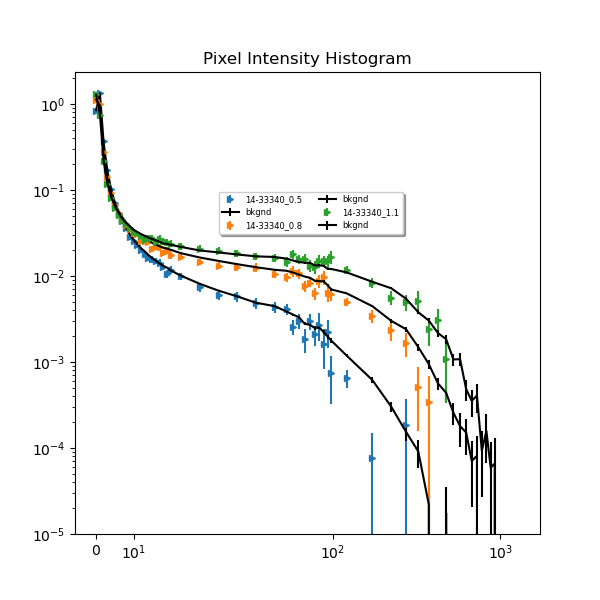
#> input picture images/2d_cgan_hist_best.png, 600 x 600 px; its folder holds only this picture in this run
$ python -i modules_img_analysis.py   (imports and definitions only)   (older library calls are emulated)
#> lines starting #> are read from the running program, lines starting #| are printed output that depends on the picture; after the words box and inside, x2 and y2 are one past the last pixel; in counts of white or black regions, pixels touching at a corner belong together
#!/usr/bin/env python
# coding: utf-8

# # Collection of modules for image analysis
# ### March 13,2020

import numpy as np
import matplotlib.pyplot as plt
# import pandas as pd

import subprocess as sp
import os
import glob
import itertools


from scipy import fftpack
from matplotlib.colors import LogNorm, PowerNorm, Normalize


### Histogram modules
# [47 lines left out: functions f_plot_grid, f_plot_intensity_grid, not called in this run]


def f_batch_histogram(img_arr,bins,norm,hist_range):
    ''' Compute histogram statistics for a batch of images'''

    ## Extracting the range. This is important to ensure that the different histograms are compared correctly
    if hist_range==None : ulim,llim=np.max(img_arr),np.min(img_arr)
    else: ulim,llim=hist_range[1],hist_range[0]
#     print(ulim,llim)
    ### array of histogram of each image
    hist_arr=np.array([np.histogram(arr.flatten(), bins=bins, range=(llim,ulim), density=norm) for arr in img_arr],dtype=object) ## range is important
    hist=np.stack(hist_arr[:,0]) # First element is histogram array
    bin_list=np.stack(hist_arr[:,1]) # Second element is bin value

    ### Compute statistics over histograms of individual images
    mean,err=np.mean(hist,axis=0),np.std(hist,axis=0)/np.sqrt(hist.shape[0])
    bin_edges=bin_list[0]
    centers = (bin_edges[:-1] + bin_edges[1:]) / 2

    return mean,err,centers

# [33 lines left out: function f_pixel_intensity, not called in this run]

def f_compare_pixel_intensity(img_lst,label_lst=['img1','img2'],bkgnd_arr=[],log_scale=True, normalize=True, mode='avg',bins=25, hist_range=None):
    '''
    Module to compute and plot histogram for pixel intensity of images
    Has 2 modes : simple and avg
    simple mode: No errors. Just flatten the input image array and compute histogram of full data
    avg mode(Default) :
        - Compute histogram for each image in the image array
        - Compute errors across each histogram

    bkgnd_arr : histogram of this array is plotting with +/- sigma band
    '''

    norm=normalize # Whether to normalize the histogram

    plt.figure()

    ## Plot background distribution
    if len(bkgnd_arr):
        if mode=='simple':
            hist, bin_edges = np.histogram(bkgnd_arr.flatten(), bins=bins, density=norm, range=hist_range)
            centers = (bin_edges[:-1] + bin_edges[1:]) / 2
            plt.errorbar(centers, hist, color='k',marker='*',linestyle=':', label='bkgnd')

        elif mode=='avg':
            ### Compute histogram for each image.
            mean,err,centers=f_batch_histogram(bkgnd_arr,bins,norm,hist_range)
            plt.plot(centers,mean,linestyle=':',color='k',label='bkgnd')
            plt.fill_between(centers, mean - err, mean + err, color='k', alpha=0.4)

    ### Plot the rest of the datasets
    for img,label,mrkr in zip(img_lst,label_lst,itertools.cycle('o^*sDHPdpx_>')):
        if mode=='simple':
            hist, bin_edges = np.histogram(img.flatten(), bins=bins, density=norm, range=hist_range)
            centers = (bin_edges[:-1] + bin_edges[1:]) / 2
            plt.errorbar(centers, hist, fmt=mrkr+'-', label=label)

        elif mode=='avg':
            ### Compute histogram for each image.
            mean,err,centers=f_batch_histogram(img,bins,norm,hist_range)
#             print('Centers',centers)
            plt.errorbar(centers,mean,yerr=err,fmt=mrkr+'-',label=label)

    if log_scale:
        plt.yscale('log')
        plt.xscale('symlog',linthreshx=50)

    plt.legend()
    plt.xlabel('Pixel value')
    plt.ylabel('Counts')
    plt.title('Pixel Intensity Histogram')


# ## Spectral modules

# <!-- %%latex  -->
# ### Formulae
# Image gives
# $$ I(x,y) $$
#
# Fourier transform
# $$ F(k_x, k_y) = \int \left[ I \ e^{-2 \pi i \bar{x}} \right] dx dy $$
#
# 1D average
# $$ F(k) = \int \left [ d \theta \right]$$

# In[4]:


# [181 lines left out: functions f_get_azimuthalAverage, f_radial_profile, f_get_power_spectrum, f_batch_spectrum, f_compute_spectrum, f_compare_spectrum and 2 more, not called in this run]

def f_batch_spectrum_3d(arr):
    batch_pk=np.array([f_compute_spectrum_3d(i) for i in arr])
    return batch_pk

### Code ###
# [77 lines left out: functions f_image_spectrum_3d, f_plot_spectrum_3d, f_compare_spectrum_3d, not called in this run]

# ## Test

# In[6]:


# [17 lines not run here, left out]

>>> import cv2
>>> picture = cv2.imread('../../images/2d_cgan_hist_best.png', cv2.IMREAD_GRAYSCALE)
#> picture: shape (600, 600); min 0, max 255, mean 246.7
>>> result = f_compare_pixel_intensity(picture)
#> the loop in f_compare_pixel_intensity, `for img,label,mrkr in zip(img_lst,label_lst,itertools.cycle('o^*sDHPdp..` made 2 passes
#> (label, mrkr, ulim in f_batch_histogram, llim in f_batch_histogram) on passes 1 to 2: ('img1', 'o', 255, 255), ('img2', '^', 255, 255)
#> pass 1, in f_batch_histogram, `hist=np.stack(hist_arr[:,0])`:
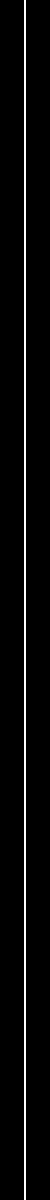
#> hist: shape (600, 25) float64 (shown 2 times larger); values 0 (black) and 25 (white), 4% white in thin lines or dots, all inside (x1, y1, x2, y2) = (12, 0, 13, 600)
#> pass 1, in f_batch_histogram, `bin_list=np.stack(hist_arr[:,1])`:
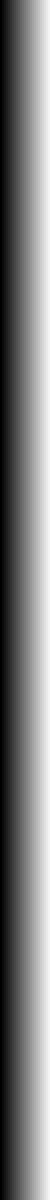
#> bin_list: shape (600, 26) float64 (shown 2 times larger); min 254.5, max 255.5, mean 255; drawn with min black and max white
#> (the run stopped early here; a loop or call above may not have finished)

$ run again, on images/2d_cgan_spec_best.png
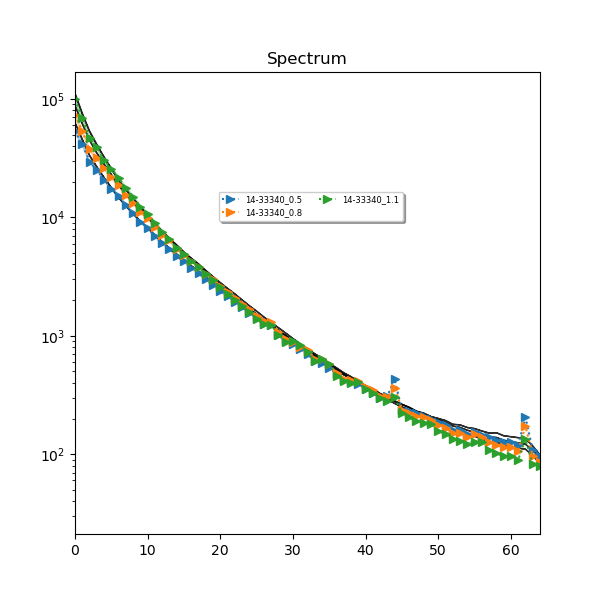
#> input picture images/2d_cgan_spec_best.png, 600 x 600 px
#> `picture = cv2.imread('../../images/2d_cgan_hist_best.png', cv2.IMREAD_..`:
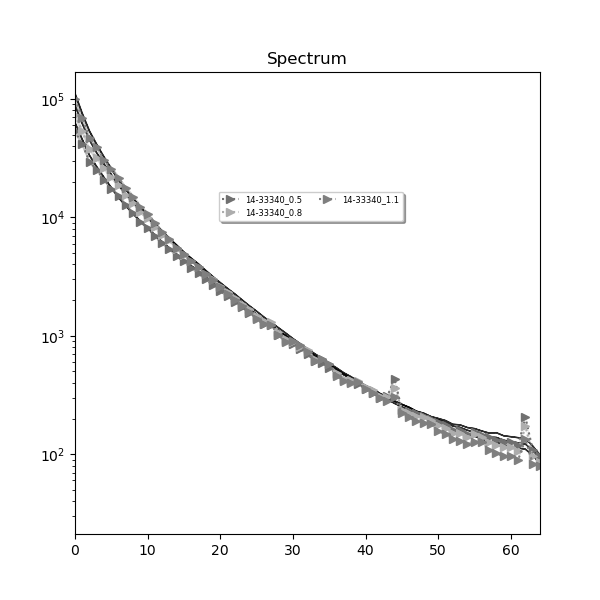
#> picture: shape (600, 600); min 0, max 255, mean 249.5
#> the loop in f_compare_pixel_intensity, `for img,label,mrkr in zip(img_lst,label_lst,itertools.cycle('o^*sDHPdp..` made 2 passes
#> (label, mrkr, ulim in f_batch_histogram, llim in f_batch_histogram) on passes 1 to 2: ('img1', 'o', 255, 255), ('img2', '^', 255, 255)

$ run again, on images/3d_generated.png
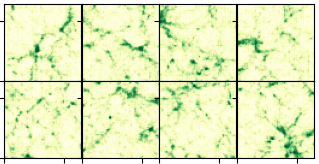
#> input picture images/3d_generated.png, 319 x 164 px
#> `picture = cv2.imread('../../images/2d_cgan_hist_best.png', cv2.IMREAD_..`:
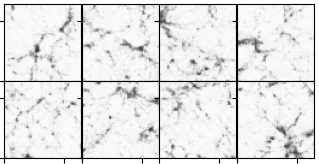
#> picture: shape (164, 319); min 0, max 255, mean 227.1
#> the loop in f_compare_pixel_intensity, `for img,label,mrkr in zip(img_lst,label_lst,itertools.cycle('o^*sDHPdp..` made 2 passes
#> (label, mrkr, ulim in f_batch_histogram, llim in f_batch_histogram) on passes 1 to 2: ('img1', 'o', 255, 255), ('img2', '^', 255, 255)
